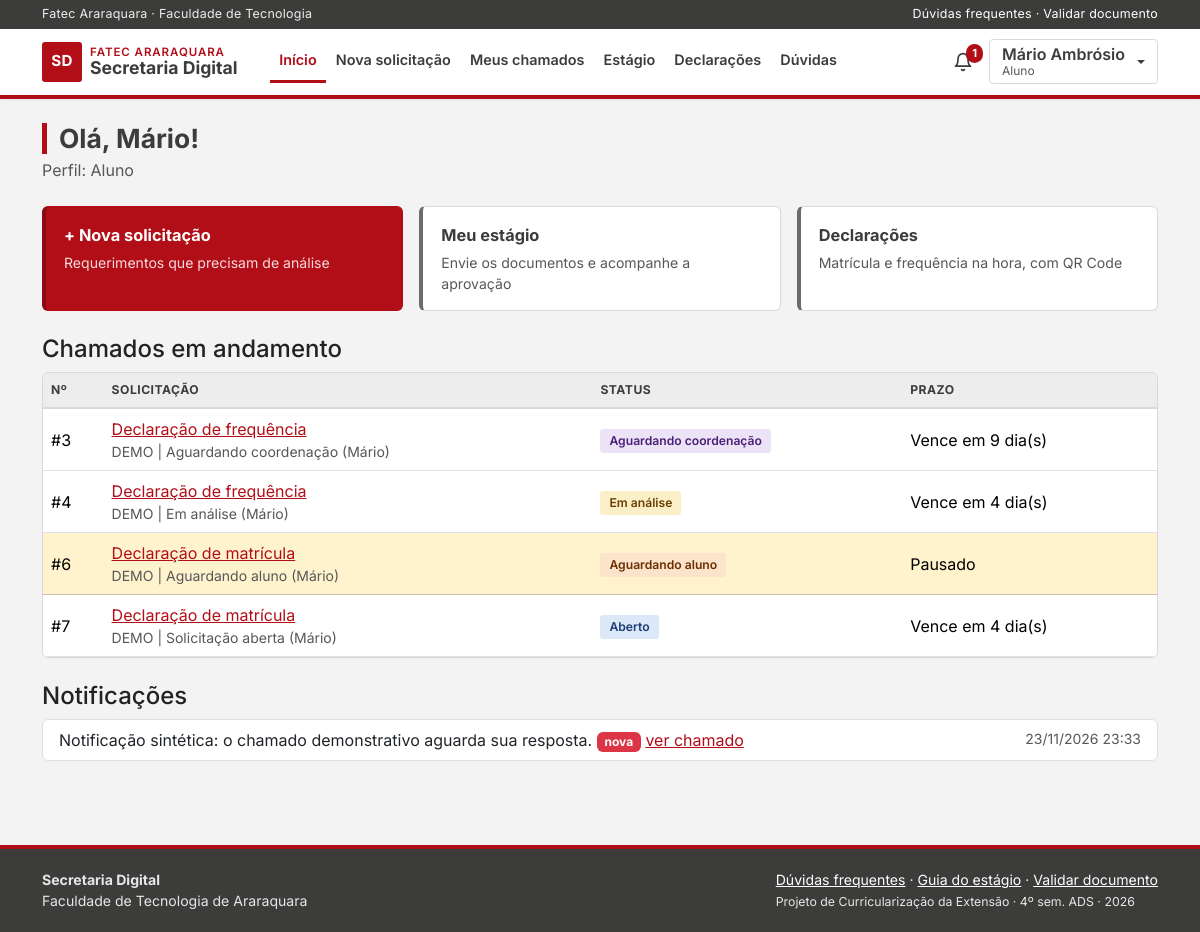
The page /painel.php (signed in) on the database its author committed.
### tables this page shows
CREATE TABLE tb_chamados (
  id_chamado        INT AUTO_INCREMENT PRIMARY KEY,
  id_aluno          INT          NOT NULL,
  id_tipo           INT          NOT NULL,
  id_responsavel    INT          NULL,
  assunto           VARCHAR(150) NOT NULL,
  descricao         TEXT         NOT NULL,
  status            ENUM('aberto','em_analise','aguardando_aluno',
                         'aguardando_coordenacao','deferido',
                         'indeferido','concluido')
                    NOT NULL DEFAULT 'aberto',
  prazo             DATE         NOT NULL,
  parecer           TEXT         NULL,
  id_parecerista    INT          NULL,
  parecer_em        DATETIME     NULL,
  aguardando_desde  DATETIME     NULL,
  ultimo_lembrete   DATETIME     NULL,
  avaliacao         TINYINT      NULL,
  criado_em         DATETIME     NOT NULL DEFAULT CURRENT_TIMESTAMP,
  atualizado_em     DATETIME     NOT NULL DEFAULT CURRENT_TIMESTAMP
                    ON UPDATE CURRENT_TIMESTAMP,
  KEY idx_chamados_status (status),
  KEY idx_chamados_prazo (prazo),
  CONSTRAINT fk_chamados_aluno FOREIGN KEY (id_aluno)
    REFERENCES tb_usuarios (id_usuario),
  CONSTRAINT fk_chamados_tipo FOREIGN KEY (id_tipo)
    REFERENCES tb_tipos (id_tipo),
  CONSTRAINT fk_chamados_responsavel FOREIGN KEY (id_responsavel)
    REFERENCES tb_usuarios (id_usuario),
  CONSTRAINT fk_chamados_parecerista FOREIGN KEY (id_parecerista)
    REFERENCES tb_usuarios (id_usuario),
  CONSTRAINT ck_chamados_avaliacao CHECK (avaliacao IS NULL OR avaliacao BETWEEN 1 AND 5)
);

CREATE TABLE tb_tipos (
  id_tipo              INT AUTO_INCREMENT PRIMARY KEY,
  nome                 VARCHAR(100) NOT NULL,
  descricao            TEXT         NULL,
  documentos_exigidos  VARCHAR(255) NULL,
  prazo_dias           SMALLINT     NOT NULL DEFAULT 5,
  precisa_coordenacao  TINYINT(1)   NOT NULL DEFAULT 0,
  exige_anexo          TINYINT(1)   NOT NULL DEFAULT 0,
  ativo                TINYINT(1)   NOT NULL DEFAULT 1,
  criado_em            DATETIME     NOT NULL DEFAULT CURRENT_TIMESTAMP,
  UNIQUE KEY uk_tipos_nome (nome)
);

CREATE TABLE tb_notificacoes (
  id_notificacao  INT AUTO_INCREMENT PRIMARY KEY,
  id_usuario      INT          NOT NULL,
  id_chamado      INT          NULL,
  canal           ENUM('sistema','email','whatsapp') NOT NULL DEFAULT 'sistema',
  mensagem        VARCHAR(255) NOT NULL,
  lida            TINYINT(1)   NOT NULL DEFAULT 0,
  enviada         TINYINT(1)   NOT NULL DEFAULT 0,
  criado_em       DATETIME     NOT NULL DEFAULT CURRENT_TIMESTAMP,
  CONSTRAINT fk_notificacoes_usuario FOREIGN KEY (id_usuario)
    REFERENCES tb_usuarios (id_usuario),
  CONSTRAINT fk_notificacoes_chamado FOREIGN KEY (id_chamado)
    REFERENCES tb_chamados (id_chamado) ON DELETE CASCADE
);

### painel.php (the view, shortened to what this page needs)
<?php
    require_once("conecta.php");
    require_once("funcoes.php");
    $nivel = $_SESSION['nivel'];
    $id = $_SESSION['id_usuario'];
    $sql = "SELECT n.mensagem, n.criado_em, n.lida, n.id_chamado
            FROM tb_notificacoes n WHERE n.id_usuario = ? AND n.canal = 'sistema'
            ORDER BY n.criado_em DESC, n.id_notificacao DESC LIMIT 10";
    $stmt = mysqli_stmt_init($con);
    mysqli_stmt_prepare($stmt, $sql);
    mysqli_stmt_bind_param($stmt, "i", $id);
    mysqli_stmt_execute($stmt);
    $notificacoes = mysqli_fetch_all(mysqli_stmt_get_result($stmt), MYSQLI_ASSOC);
    if($nivel == "aluno"){
        $sql = "SELECT c.id_chamado, c.assunto, c.status, c.prazo, t.nome AS tipo
                FROM tb_chamados c
                INNER JOIN tb_tipos t ON t.id_tipo = c.id_tipo
                WHERE c.id_aluno = ? AND c.status NOT IN ('deferido','indeferido','concluido')
                ORDER BY c.criado_em DESC";
        $stmt = mysqli_stmt_init($con);
        mysqli_stmt_prepare($stmt, $sql);
        mysqli_stmt_bind_param($stmt, "i", $id);
        mysqli_stmt_execute($stmt);
        $chamados = mysqli_fetch_all(mysqli_stmt_get_result($stmt), MYSQLI_ASSOC);
    }
    $docs_estagio = array();
    require_once("cabecalho.php");
?>
<h1 class="mb-1">Olá, <?php echo seguro(explode(" ", $_SESSION['nome'])[0]); ?>!</h1>
<p class="text-secondary mb-4">Perfil: <?php echo nome_nivel($nivel); ?></p>
<?php if($nivel == "aluno"){ ?>
    <div class="row g-3 mb-4">
        <div class="col-md-4"><a class="atalho atalho-principal" href="chamado_add.php"><strong>+ Nova solicitação</strong><span>Requerimentos que precisam de análise</span></a></div>
        <div class="col-md-4"><a class="atalho" href="estagio_lista.php"><strong>Meu estágio</strong><span>Envie os documentos e acompanhe a aprovação</span></a></div>
        <div class="col-md-4"><a class="atalho" href="declaracao_lista.php"><strong>Declarações</strong><span>Matrícula e frequência na hora, com QR Code</span></a></div>
    </div>
    <h2 class="h4">Chamados em andamento</h2>
    <?php if(count($chamados) == 0){ ?>
        <p class="text-secondary">Você não tem chamados em andamento.</p>
    <?php } else { ?>
    <div class="tabela mb-4">
        <table class="table align-middle">
            <tr><th>Nº</th><th>Solicitação</th><th>Status</th><th>Prazo</th></tr>
            <?php
                foreach($chamados as $c){
                    $destaque = ($c['status'] == "aguardando_aluno") ? " class='table-warning'" : "";
                    echo "<tr$destaque>
                            <td>#" . $c['id_chamado'] . "</td>
                            <td><a href='chamado_ver.php?id=" . $c['id_chamado'] . "'>" . seguro($c['tipo']) . "</a><div class='small text-secondary'>" . seguro($c['assunto']) . "</div></td>
                            <td>" . etiqueta_status($c['status']) . "</td>
                            <td>" . texto_prazo($c['prazo'], $c['status']) . "</td>
                          </tr>";
                }
            ?>
        </table>
    </div>
    <?php } ?>
<?php } else if($nivel == "coordenacao"){ ?>
    <h2 class="h4">Pareceres pendentes do seu curso</h2>
    <?php if(count($chamados) == 0){ ?>
        <p class="text-secondary">Nenhum chamado aguardando parecer.</p>
    <?php } else { ?>
    <div class="tabela mb-4">
        <table class="table align-middle">
            <tr><th>Nº</th><th>Aluno</th><th>Tipo</th><th>Prazo</th><th></th></tr>
            <?php
                foreach($chamados as $c){
                    echo "<tr>
                            <td>#" . $c['id_chamado'] . "</td>
                            <td>" . seguro($c['aluno']) . "</td>
                            <td>" . seguro($c['tipo']) . "<div class='small text-secondary'>" . seguro($c['assunto']) . "</div></td>
                            <td>" . texto_prazo($c['prazo'], $c['status']) . "</td>
                            <td><a class='btn btn-sm btn-principal' href='chamado_ver.php?id=" . $c['id_chamado'] . "'>Dar parecer</a></td>
                          </tr>";
                }
            ?>
        </table>
    </div>
    <?php } ?>
    <?php echo lista_docs_estagio($docs_estagio); ?>
<?php } ?>
<h2 class="h4" id="notificacoes">Notificações</h2>
<?php if(count($notificacoes) == 0){ ?>
    <p class="text-secondary">Nenhuma notificação.</p>
<?php } else { ?>
<ul class="list-group mb-4">
    <?php
        foreach($notificacoes as $n){
            $novo = ($n['lida'] == 0) ? " <span class='badge text-bg-danger'>nova</span>" : "";
            $link = $n['id_chamado'] ? " <a href='chamado_ver.php?id=" . (int)$n['id_chamado'] . "'>ver chamado</a>" : "";
            echo "<li class='list-group-item d-flex justify-content-between gap-3'>
                    <span>" . seguro($n['mensagem']) . "$novo$link</span>
                    <small class='text-secondary text-nowrap'>" . data_br($n['criado_em'], true) . "</small>
                  </li>";
        }
    ?>
</ul>
<?php } ?>
<?php require_once("rodape.php"); ?>

### funcoes.php (shortened to what this page needs)
<?php
    function seguro($texto){
        return htmlspecialchars((string)$texto, ENT_QUOTES, "UTF-8");
    }
    function nome_nivel($nivel){
        $nomes = array(
            "aluno" => "Aluno",
            "secretaria" => "Secretaria",
            "coordenacao" => "Coordenação",
            "admin" => "Administração"
        );
        return isset($nomes[$nivel]) ? $nomes[$nivel] : $nivel;
    }
    function nome_status($status){
        $nomes = array(
            "aberto" => "Aberto",
            "em_analise" => "Em análise",
            "aguardando_aluno" => "Aguardando aluno",
            "aguardando_coordenacao" => "Aguardando coordenação",
            "deferido" => "Deferido",
            "indeferido" => "Indeferido",
            "concluido" => "Concluído"
        );
        return isset($nomes[$status]) ? $nomes[$status] : $status;
    }
    function etiqueta_status($status){
        return "<span class='status status-$status'>" . nome_status($status) . "</span>";
    }
    function data_br($data, $com_hora = false){
        $tempo = strtotime($data);
        return $com_hora ? date("d/m/Y H:i", $tempo) : date("d/m/Y", $tempo);
    }
    function texto_prazo($prazo, $status){
        if($status == "aguardando_aluno"){
            return "Pausado";
        }
        $dias = (int)floor((strtotime($prazo) - strtotime(date("Y-m-d"))) / 86400);
        return "Vence em $dias dia(s)";
    }
?>

### css/estilo.css (style rules this page uses)
:root { --vermelho: #B20E17; --vermelho-escuro: #8A0A11; --vermelho-claro: #FBEAEA; --cinza-escuro: #3C3C3B; --cinza: #6B6B6A; --fundo: #F3F3F3; --borda: #D9D9D9; --texto: #222222; --texto-suave: #575757; --vinho: var(--vermelho); --vinho-escuro: var(--vermelho-escuro); --vinho-claro: var(--vermelho-claro); }
body { font-family: Inter, "Segoe UI", Arial, sans-serif; background: var(--fundo); color: var(--texto); min-height: 100vh; display: flex; flex-direction: column; }
h1, h2, h3, h4, h5, h6, .marca { font-family: Inter, "Segoe UI", Arial, sans-serif; font-weight: 700; color: var(--cinza-escuro); }
h1 { font-size: 1.65rem; border-left: 5px solid var(--vermelho); padding-left: 12px; }
a { color: var(--vermelho); }
.text-secondary { color: var(--texto-suave) !important; }
.atalho { display: flex; flex-direction: column; gap: 4px; background: #FFF; border: 1px solid var(--borda); border-left: 4px solid var(--cinza); border-radius: 6px; padding: 16px 18px; text-decoration: none; color: var(--texto); height: 100%; }
.atalho strong { font-size: 1.02rem; color: var(--cinza-escuro); }
.atalho span { font-size: .88rem; color: var(--texto-suave); }
.atalho-principal { background: var(--vermelho); border-color: var(--vermelho); border-left-color: var(--vermelho-escuro); color: #FFF; }
.atalho-principal strong { color: #FFF; }
.atalho-principal span { color: #F8DADC; }
.tabela { background: #FFF; border: 1px solid var(--borda); border-radius: 6px; overflow-x: auto; }
.tabela table { margin: 0; }
.tabela th { background: #EDEDED; font-size: .76rem; text-transform: uppercase; letter-spacing: .04em; color: var(--cinza-escuro); white-space: nowrap; border-bottom: 2px solid var(--borda); }
.status { display: inline-block; padding: 3px 9px; border-radius: 3px; font-size: .76rem; font-weight: 600; white-space: nowrap; }
.status-aberto { background: #DCE8F7; color: #1C3F73; }
.status-em_analise { background: #FBEFC8; color: #6B3D00; }
.status-aguardando_aluno { background: #FCE3CC; color: #6B2E00; }
.status-aguardando_coordenacao { background: #ECE3F6; color: #4A1F77; }

### rows shown on the page
tb_chamados: id_chamado "3", id_tipo.nome "Declaração de frequência", assunto "DEMO | Aguardando coordenação (Mário)", status "Aguardando coordenação", texto_prazo($c['prazo'], $c['status']) "Vence em 9 dia(s)"
tb_chamados: id_chamado "4", id_tipo.nome "Declaração de frequência", assunto "DEMO | Em análise (Mário)", status "Em análise", texto_prazo($c['prazo'], $c['status']) "Vence em 4 dia(s)"
tb_chamados: id_chamado "6", id_tipo.nome "Declaração de matrícula", assunto "DEMO | Aguardando aluno (Mário)", status "Aguardando aluno", texto_prazo($c['prazo'], $c['status']) "Pausado"
tb_chamados: id_chamado "7", id_tipo.nome "Declaração de matrícula", assunto "DEMO | Solicitação aberta (Mário)", status "Aberto", texto_prazo($c['prazo'], $c['status']) "Vence em 4 dia(s)"
tb_notificacoes: mensagem "Notificação sintética: o chamado demonstrativo aguarda sua resposta.", lida "nova", criado_em "23/11/2026 23:33"

### other values the page prints
$rotulo "Início Nova solicitação Meus chamados Estágio Declarações Dúvidas"
$qtd_notif "1"
seguro($_SESSION['nome']) "Mário Ambrósio"
nome_nivel($nivel_menu) "Aluno"
seguro(explode(" ", $_SESSION['nome'])[0]) "Mário"
nome_nivel($nivel) "Aluno"
